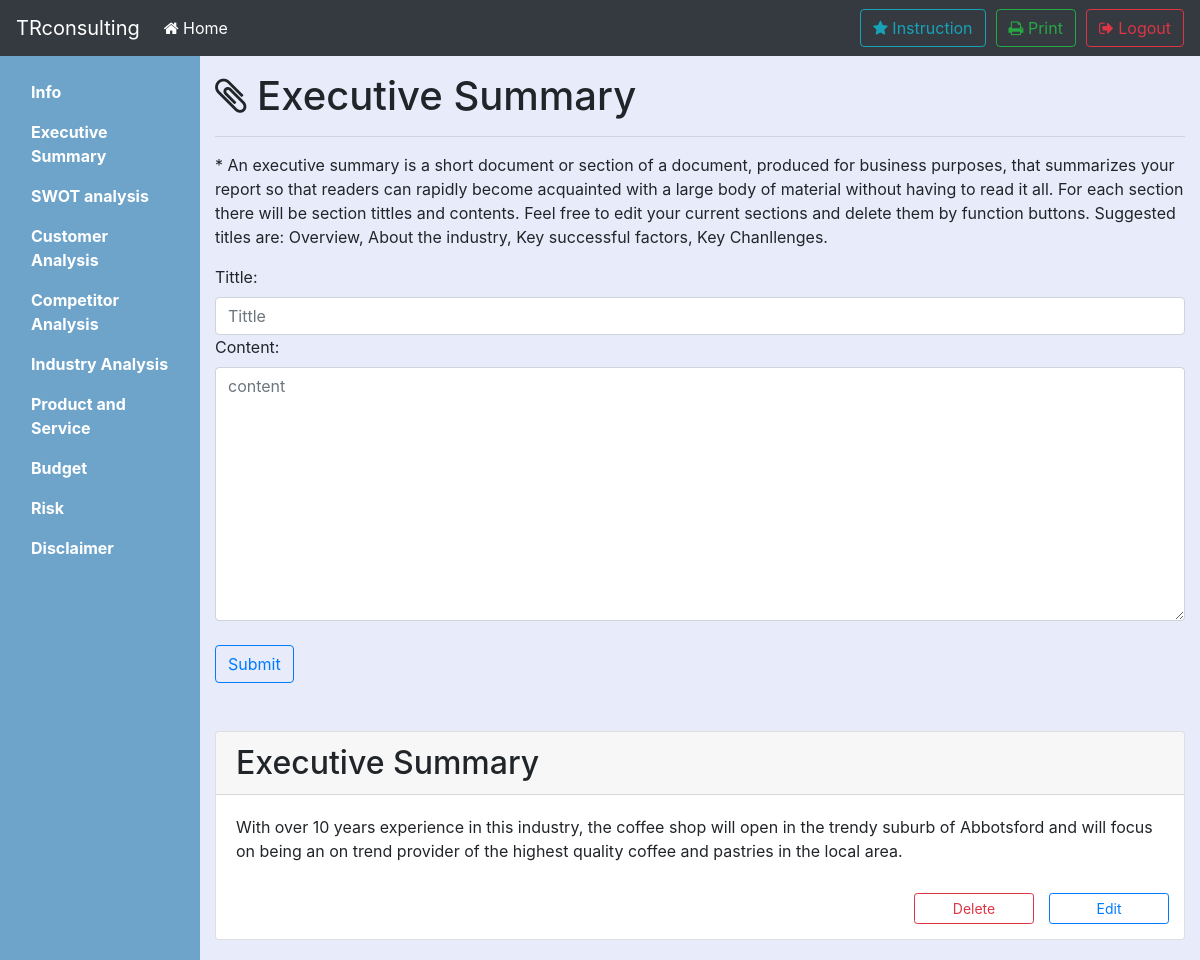
Page /1/exec_sum (signed in) on the committed database.
### tables this page shows
CREATE TABLE exec_sum(pid INTEGER, did INTEGER PRIMARY KEY ASC, tt TEXT NOT NULL,pg TEXT NOT NULL, FOREIGN KEY (pid) REFERENCES user(pid));

### bpb.py (the view)
@app.route('/<int:pid>/exec_sum',methods=['GET','POST'])
def exec_sum(pid):
	if 'logged_in' in session:
		if (session['logged_in'] == True):
			if request.method == 'GET':
				data = db_func.select_record('exec_sum',pid)
				return render_template('exec_sum.html', data=data)
			if request.method == 'POST':
				tt = request.form['tt']
				pg = request.form['pg']
				db_func.insert_record('exec_sum',pid,tt,pg)
				flash('successfully insert !')
				return redirect('/%d/exec_sum' % pid)
		else:
			return redirect(url_for('login'))
	else:
		return redirect(url_for('login'))

### db_func.py (called while the page is built)
def select_record(table,pid):
	conn = sqlite3.connect('test.db')
	c = conn.cursor()
	c.execute('''SELECT * FROM '%s' WHERE pid='%d' ''' % (table,pid))
	content = c.fetchall()
	conn.commit()
	conn.close()
	return content

### templates/exec_sum.html (shortened to what this page needs)
{% extends "layout.html" %}
{% block main %}
			<main class="col-sm-9 ml-sm-auto col-md-10 pt-3" style="background-color:#e8ecfa;" role="main">
				<h1><i class="fa fa-paperclip" aria-hidden="true"></i> Executive Summary</h1>
				<section class=" placeholders">
					<div>
						<hr>
						<form class="form" method="post">
							<blockquote>* An executive summary is a short document or section of a document, produced for business purposes, that summarizes your report so that readers can rapidly become acquainted with a large body of material without having to read it all. For each section there will be section tittles and contents. Feel free to edit your current sections and delete them by function buttons. Suggested titles are: Overview, About the industry, Key successful factors, Key Chanllenges.</blockquote>
							<label for="pg">Tittle:</label>
							<input id="tt" name="tt" class="form-control" placeholder="Tittle" required>
							<label for="pg">Content:</label>
							<textarea rows="10" id="pg" name="pg" class="form-control" placeholder="content" required></textarea>
							<br>
							<input class="btn btn-outline-primary" method = "post" type="submit"></input>
						</form>
					</div>
				</section>
				<br>
				<br>
				<section>
					<div class="streamOfParts">
						{% if data %}
						{% for i in data %}
						<div class="card" style="margin-bottom: 20px;">
							<h2 class="card-header">{{ i[2] }}</h2>
							<div style="white-space: pre-line" class="card-body">{{ i[3] }}</div>
							<div align="right" style="margin-bottom: 15px;">
								<input type="button" class="btn btn-outline-primary btn-sm" data-toggle="modal" data-target="#editModal" onclick="load(this)" style="margin-right: 15px;margin-top:10px;float:right;width: 120px;" value="Edit"></input>
								<input type="button" class="btn btn-sm btn-outline-danger" data-toggle="modal" onclick="deleteFunction(this)" style="margin-right: 15px;margin-top:10px;float:right;width: 120px;" value="Delete" data-target="#delConfirm"> </input>
							</div>
						</div>
						{% endfor %}
						{% endif %}
					</div>
				</section>
			</main>
{% endblock %}

### templates/layout.html (style rules this page uses)
main { "background-color:#f4f4f4;" }

### rows in the picture
exec_sum: tt "Executive Summary", pg "With over 10 years experience in this industry, the coffee shop will open in the trendy suburb of Abbotsford and will focus on being an on trend provider of the highest quality coffee and pastries in the local area."
